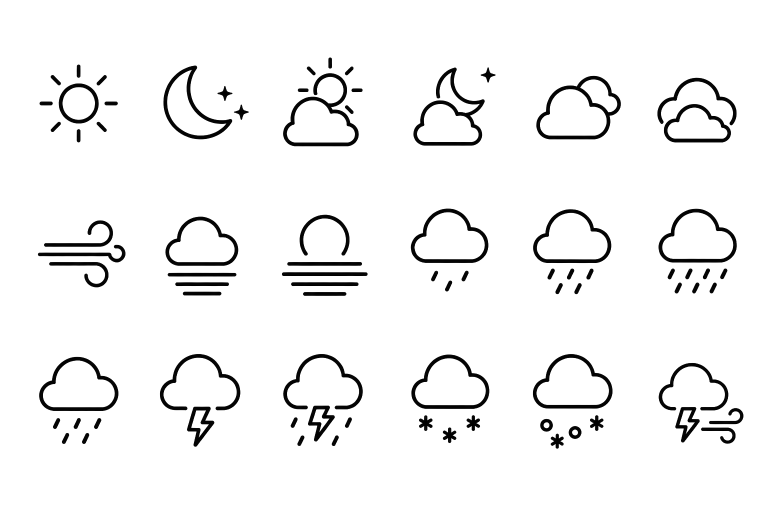
#> input picture assets/weather/atlas.png, 1536 x 1024 px (shown at 1/2 size)
$ python split_icon_atlases.py
#> lines starting #> are read from the running program, lines starting #| are printed output that depends on the picture
from __future__ import annotations

import argparse
from collections.abc import Iterable
from pathlib import Path

from PIL import Image, ImageOps

ROOT = Path(__file__).resolve().parents[1]


def grayscale_rgba(image: Image.Image) -> Image.Image:
    rgba = image.convert("RGBA")
#> rgba is the input picture: PIL image 1536x1024 RGBA; mean R, G, B, A 0.3, 0.3, 0.3, 12.7
    gray = ImageOps.grayscale(rgba.convert("RGB"))
    return Image.merge("RGBA", (gray, gray, gray, rgba.getchannel("A")))


def normalized_icon(cell: Image.Image, size: int) -> Image.Image:
    cell = grayscale_rgba(cell)
    alpha = cell.getchannel("A")
    bounds = alpha.getbbox()
    if bounds is None:
        raise ValueError("icon cell is empty")
    cropped = cell.crop(bounds)
    padding = max(8, round(max(cropped.size) * 0.08))
    side = max(cropped.size) + padding * 2
    square = Image.new("RGBA", (side, side), (255, 255, 255, 0))
    square.alpha_composite(
        cropped,
        ((side - cropped.width) // 2, (side - cropped.height) // 2),
    )
    return square.resize((size, size), Image.Resampling.LANCZOS)


def split_grid(
    source: Image.Image,
    *,
    columns: int,
    rows: int,
    names: Iterable[str],
    output_dir: Path,
    size: int,
) -> None:
#> called with columns = 6, rows = 3, size = 384
    names = tuple(names)
#> names = ('clear-day', 'clear-night', 'partly-cloudy-day', 'partly-cloudy-night', 'mostly-cloudy', 'overcast', 'windy', 'fog', 'haze', 'drizzle', 'rain', 'heavy-rain', 'showers', 'thunderstorm', 'thunderstorm-rain', 'snow', 'sleet-hail', 'severe-storm')
    if len(names) != columns * rows:
        raise ValueError("grid dimensions do not match icon names")
    output_dir.mkdir(parents=True, exist_ok=True)
    for index, name in enumerate(names):
        column = index % columns
        row = index // columns
        box = (
            round(column * source.width / columns),
            round(row * source.height / rows),
            round((column + 1) * source.width / columns),
            round((row + 1) * source.height / rows),
        )
        normalized_icon(source.crop(box), size).save(output_dir / f"{name}.png")
#> this loop made 18 passes
#> (name, column, row, box, bounds in normalized_icon, padding in normalized_icon, side in normalized_icon) on passes 1 to 8: ('clear-day', 0, 0, (0, 0, 256, 341), (79, 129, 236, 285), 13, 183), ('clear-night', 1, 0, (256, 0, 512, 341), (70, 131, 242, 279), 14, 200), ('partly-cloudy-day', 2, 0, (512, 0, 768, 341), (54, 115, 214, 293), 14, 206), ('partly-cloudy-night', 3, 0, (768, 0, 1024, 341), (58, 134, 223, 292), 13, 191), ('mostly-cloudy', 4, 0, (1024, 0, 1280, 341), (48, 151, 218, 279), 14, 198), ('overcast', 5, 0, (1280, 0, 1536, 341), (34, 155, 194, 285), 13, 186), ('windy', 0, 1, (0, 341, 256, 683), (75, 99, 251, 234), 14, 204), ('fog', 1, 1, (256, 341, 512, 683), (74, 92, 221, 250), 13, 184)
#> pass 1, in normalized_icon, `alpha = cell.getchannel("A")`:
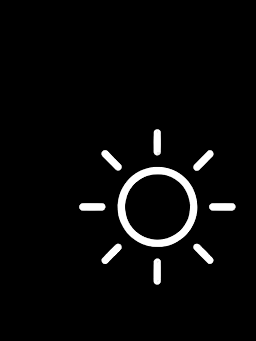
#> alpha: PIL image 256x341 L; min 0, max 255, mean 9.2


# [43 lines left out: functions split_motorsport, crop_compact_motorsport, not called in this run]


def prepare_atlas(path: Path) -> Image.Image:
    atlas = grayscale_rgba(Image.open(path))
    if atlas.getpixel((0, 0))[3] != 0:
        raise ValueError(f"{path} does not have a transparent corner")
    atlas.save(path)
    return atlas


def main() -> None:
    parser = argparse.ArgumentParser(description="Split cleaned Kindle Brief icon atlases")
    parser.add_argument(
        "--f1-sheet",
        type=Path,
        help="optional original 1122x1402 F1.png sheet for compact alternate variants",
    )
    arguments = parser.parse_args()

    weather = prepare_atlas(ROOT / "assets/weather/atlas.png")
    split_grid(
        weather,
        columns=6,
        rows=3,
        names=(
            "clear-day",
            "clear-night",
            "partly-cloudy-day",
            "partly-cloudy-night",
            "mostly-cloudy",
            "overcast",
            "windy",
            "fog",
            "haze",
            "drizzle",
            "rain",
            "heavy-rain",
            "showers",
            "thunderstorm",
            "thunderstorm-rain",
            "snow",
            "sleet-hail",
            "severe-storm",
        ),
        output_dir=ROOT / "assets/weather/icons",
        size=384,
    )

    moon = prepare_atlas(ROOT / "assets/moon/phase-atlas.png")
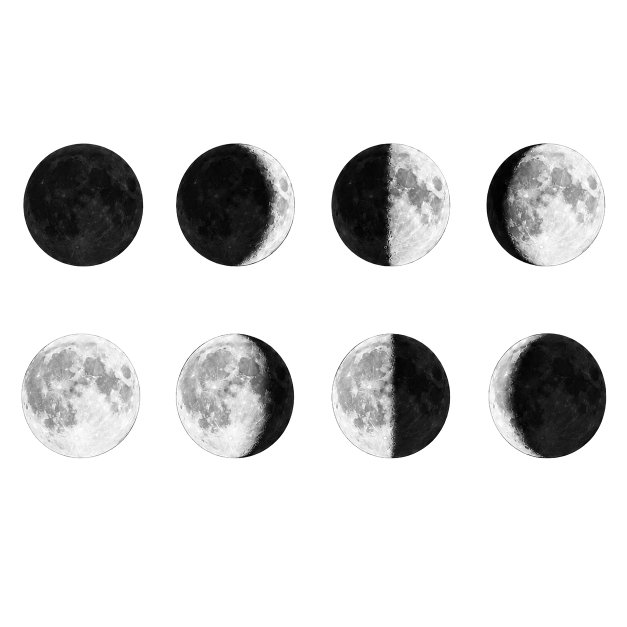
#> input picture assets/moon/phase-atlas.png, 1254 x 1254 px (shown at 1/2 size)
#> in grayscale_rgba, rgba is the input picture: PIL image 1254x1254 RGBA; mean R, G, B, A 26.3, 26.3, 26.3, 59.9
    split_grid(
        moon,
        columns=4,
        rows=2,
        names=(
            "new-moon",
            "waxing-crescent",
            "first-quarter",
            "waxing-gibbous",
            "full-moon",
            "waning-gibbous",
            "last-quarter",
            "waning-crescent",
        ),
        output_dir=ROOT / "assets/moon/phases",
        size=512,
    )
#> the loop in split_grid (call 2), `for index, name in enumerate(names):` made 8 passes
#> bounds in normalized_icon on passes 1 to 8: (46, 287, 287, 533), (38, 286, 276, 533), (35, 286, 274, 533), (32, 286, 271, 534), (43, 40, 281, 290), (37, 40, 275, 290), (36, 40, 274, 290), (37, 39, 273, 290)
#> pass 1, in normalized_icon (call 19), `alpha = cell.getchannel("A")`:
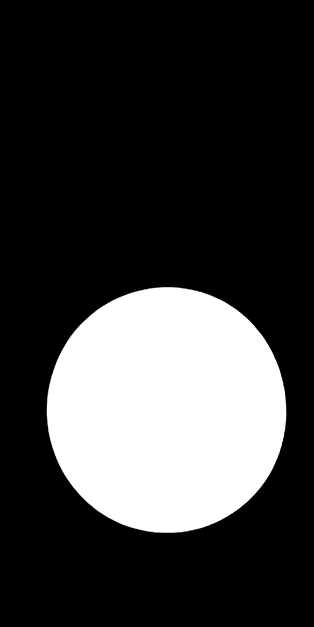
#> alpha: PIL image 314x627 L; min 0, max 255, mean 60
#> pass 1, in normalized_icon (call 19), `cropped = cell.crop(bounds)`:
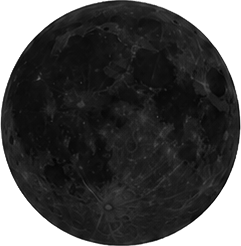
#> cropped: PIL image 241x246 RGBA; mean R, G, B, A 22, 22, 22, 199.2; transparent parts drawn white

    moon_horizons = prepare_atlas(ROOT / "assets/moon/horizon-atlas.png")
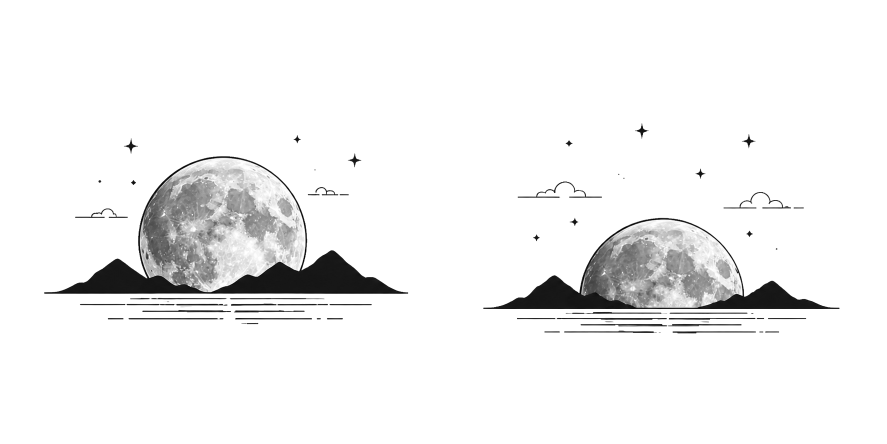
#> input picture assets/moon/horizon-atlas.png, 1774 x 887 px (shown at 1/2 size)
#> in grayscale_rgba, rgba is the input picture: PIL image 1774x887 RGBA; mean R, G, B, A 13.5, 13.5, 13.5, 26.7
    split_grid(
        moon_horizons,
        columns=2,
        rows=1,
        names=("moonrise", "moonset"),
        output_dir=ROOT / "assets/moon/horizons",
        size=512,
    )
#> the loop in split_grid (call 3), `for index, name in enumerate(names):` made 2 passes
#> bounds in normalized_icon on passes 1 to 2: (88, 270, 817, 649), (79, 246, 793, 667)
#> pass 1, in normalized_icon (call 27), `alpha = cell.getchannel("A")`:
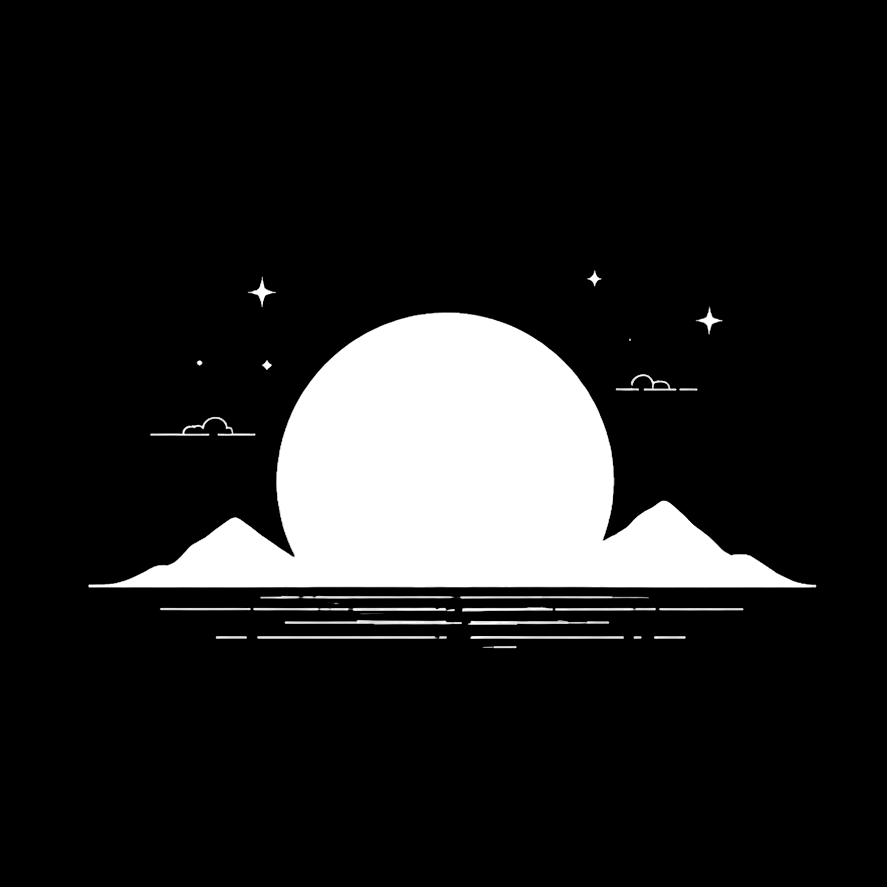
#> alpha: PIL image 887x887 L; min 0, max 255, mean 32.4
#> pass 1, in normalized_icon (call 27), `cropped = cell.crop(bounds)`:
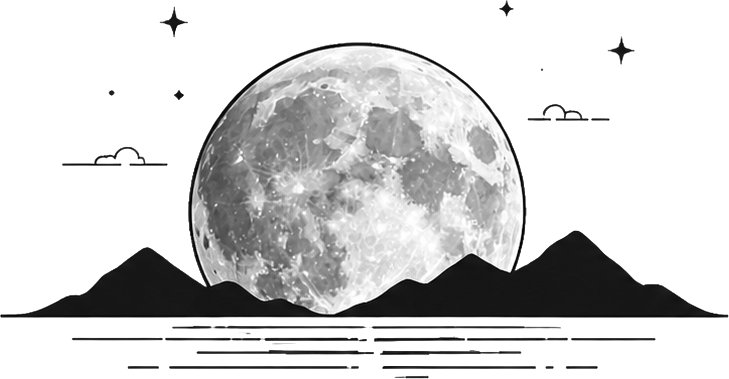
#> cropped: PIL image 729x379 RGBA; mean R, G, B, A 47.7, 47.7, 47.7, 92.2; transparent parts drawn white

    motorsport = prepare_atlas(ROOT / "assets/icons/motorsport-atlas.png")
    split_motorsport(motorsport, ROOT / "assets/icons/motorsport")

    track = prepare_atlas(ROOT / "assets/icons/track-symbol.png")
    normalized_icon(track, 512).save(ROOT / "assets/icons/motorsport/track.png")
    if arguments.f1_sheet is not None:
        crop_compact_motorsport(arguments.f1_sheet, ROOT / "assets/icons/motorsport")


if __name__ == "__main__":
#> (the run stopped early here; a loop or call above may not have finished)
